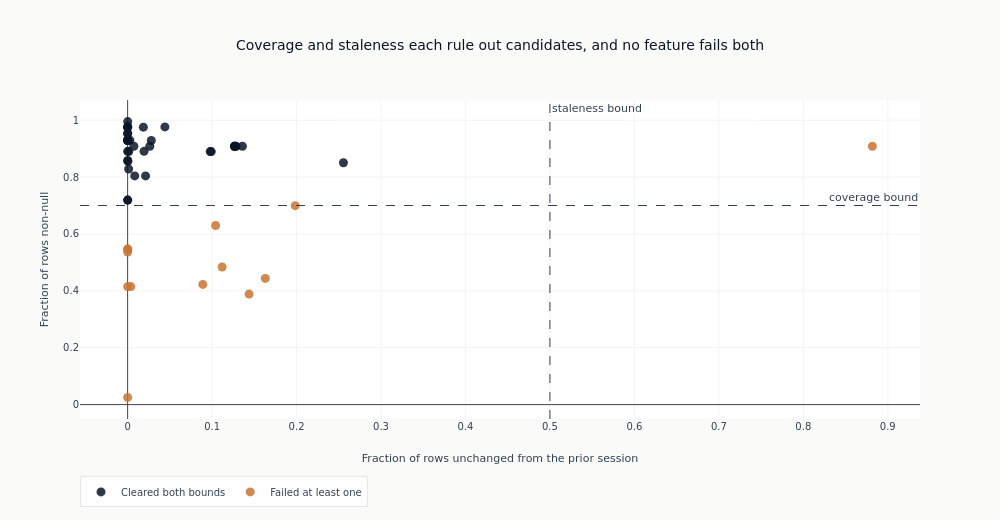

The notebook cell this image was saved under:
### Code cell
gate_x = [staleness[f] for f in all_feature_cols]
gate_y = [coverage[f] for f in all_feature_cols]
fig = go.Figure()
for cleared, color, name in (
    (True, COLORS["blue"], "Cleared both bounds"),
    (False, COLORS["copper"], "Failed at least one"),
):
    members = [f for f in all_feature_cols if correctness[f] is cleared]
    if not members:
        continue
    _ = fig.add_trace(
        go.Scatter(
            x=[staleness[f] for f in members],
            y=[coverage[f] for f in members],
            mode="markers",
            marker={"color": color, "size": 9, "opacity": 0.85},
            text=members,
            name=name,
        )
    )
_ = fig.add_hline(
    y=COVERAGE_MIN,
    line={"color": COLORS["neutral"], "width": 1, "dash": "dash"},
    annotation_text="coverage bound",
)
_ = fig.add_vline(
    x=STALENESS_MAX,
    line={"color": COLORS["neutral"], "width": 1, "dash": "dash"},
    annotation_text="staleness bound",
)
fig.update_layout(
    title="Coverage and staleness each rule out candidates, and no feature fails both",
    xaxis_title="Fraction of rows unchanged from the prior session",
    yaxis_title="Fraction of rows non-null",
    height=520,
    width=1000,
    legend={"orientation": "h", "y": -0.18},
)
fig.show()
only_staleness = sum(
    1
    for f in all_feature_cols
    if not correctness[f] and coverage[f] >= COVERAGE_MIN and staleness[f] > STALENESS_MAX
)
only_coverage = sum(
    1
    for f in all_feature_cols
    if not correctness[f] and coverage[f] < COVERAGE_MIN and staleness[f] <= STALENESS_MAX
)
print(f"Failed on staleness alone: {only_staleness}")
print(f"Failed on coverage alone:  {only_coverage}")
print(f"Failed on both:            {n_fail - only_staleness - only_coverage}")

### Figure 1 — Plotly figure (JSON) as saved in the notebook; plotly's stock layout.template omitted (floating-point values rounded to 4 significant figures)
{"data": [{"marker": {"color": "#0a1628", "opacity": 0.85, "size": 9}, "mode": "markers", "name": "Cleared both bounds", "text": ["iv_30_atm", "iv_7_atm", "iv_30_put_25d", "iv_30_call_25d", "skew_rr_30_25d", "spread_atm_30", "skew_to_atm_ratio", "d_iv_30_atm", "d_skew_rr_30_25d", "iv_mom_5d", "iv_mom_21d", "rv_20", "rv_63", "gk_vol_21", "vol_of_vol_21", "realized_skew_21", "mom_5d", "mom_21d", "mom_63d", "mom_126d", "mom_252d", "mom_skip_recent", "mom_risk_adj_63", "ivrv_spread", "iv_rank", "skew_rank", "vrp_rank", "mom_21d_rank", "mom_63d_rank", "rv_rank", "iv_mom_rank", "d_iv_rank", "garch_cond_vol", "garch_vol_surprise", "garch_ivrv_spread"], "type": "scatter", "x": [0.1265, 0.2555, 0.1266, 0.1267, 0.1281, 0.1359, 0.1279, 0.09773, 0.09904, 0.001177, 0.02123, 8.082e-05, 6.18e-05, 0.0, 0.0, 7.369e-05, 8.32e-05, 8.795e-05, 5.943e-05, 7.607e-05, 4.992e-05, 4.754e-05, 5.943e-05, 1.664e-05, 0.02625, 0.007421, 0.01941, 0.01864, 0.02803, 0.04412, 0.008429, 0.0013, 0.00264, 8.563e-05, 0.000352], "y": [0.9083, 0.8502, 0.9083, 0.9083, 0.9083, 0.9083, 0.9083, 0.8896, 0.8896, 0.8285, 0.804, 0.9762, 0.9286, 0.9762, 0.9537, 0.9528, 0.9951, 0.9754, 0.9287, 0.8584, 0.7189, 0.7189, 0.9286, 0.8903, 0.9083, 0.9083, 0.8903, 0.9754, 0.9287, 0.9762, 0.804, 0.8896, 0.9299, 0.9299, 0.8555]}, {"marker": {"color": "#C87533", "opacity": 0.85, "size": 9}, "mode": "markers", "name": "Failed at least one", "text": ["iv_90_atm", "qc_converged_share", "term_slope_near_atm", "term_slope_far_atm", "term_ratio_atm", "term_convexity", "d_term_ratio_atm", "iv_30_atm_z_63", "iv_30_atm_z_252", "skew_rr_z_63", "iv_30_atm_pct_252", "term_ratio_z_63", "vrp_z_63"], "type": "scatter", "x": [0.1042, 0.8818, 0.1985, 0.1119, 0.163, 0.1438, 0.08901, 7.369e-05, 7.131e-06, 0.0001735, 0.003782, 0.0, 0.0], "y": [0.6297, 0.9083, 0.6994, 0.4836, 0.4436, 0.3885, 0.4226, 0.5469, 0.4149, 0.5469, 0.4149, 0.02523, 0.5365]}], "layout": {"annotations": [{"showarrow": false, "text": "coverage bound", "x": 1, "xanchor": "right", "xref": "x domain", "y": 0.7, "yanchor": "bottom", "yref": "y"}, {"showarrow": false, "text": "staleness bound", "x": 0.5, "xanchor": "left", "xref": "x", "y": 1, "yanchor": "top", "yref": "y domain"}], "height": 520, "legend": {"orientation": "h", "y": -0.18}, "shapes": [{"line": {"color": "#334155", "dash": "dash", "width": 1}, "type": "line", "x0": 0, "x1": 1, "xref": "x domain", "y0": 0.7, "y1": 0.7, "yref": "y"}, {"line": {"color": "#334155", "dash": "dash", "width": 1}, "type": "line", "x0": 0.5, "x1": 0.5, "xref": "x", "y0": 0, "y1": 1, "yref": "y domain"}], "title": {"text": "Coverage and staleness each rule out candidates, and no feature fails both"}, "width": 1000, "xaxis": {"title": {"text": "Fraction of rows unchanged from the prior session"}}, "yaxis": {"title": {"text": "Fraction of rows non-null"}}}}
